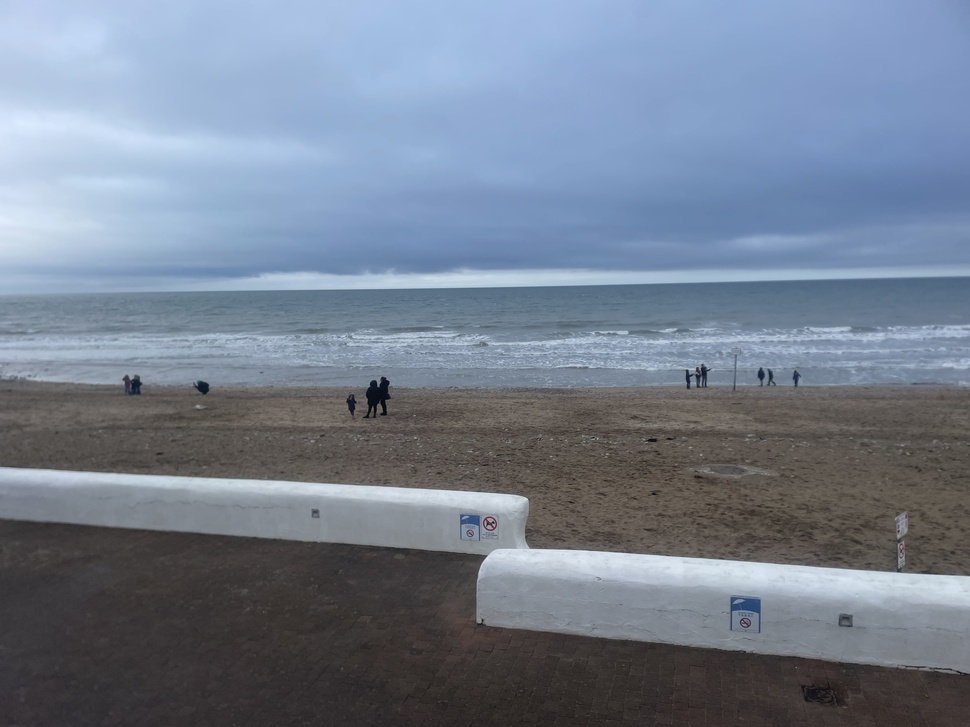
#> input picture test/cv/test.jpg, 970 x 727 px, shrunk from 4032 x 3024 before the run
$ python main.py test.jpg
#> lines starting #> are read from the running program, lines starting #| are printed output that depends on the picture; after the words box and inside, x2 and y2 are one past the last pixel; in counts of white or black regions, pixels touching at a corner belong together
import sys

import cv2
import time


def main():
    time_start = time.time()
    image = cv2.imread(sys.argv[1])
#> image is the input picture: shape (727, 970, 3); mean B, G, R 144.5, 127.9, 116.9
    image = cv2.convertScaleAbs(image, alpha=1.4, beta=0)
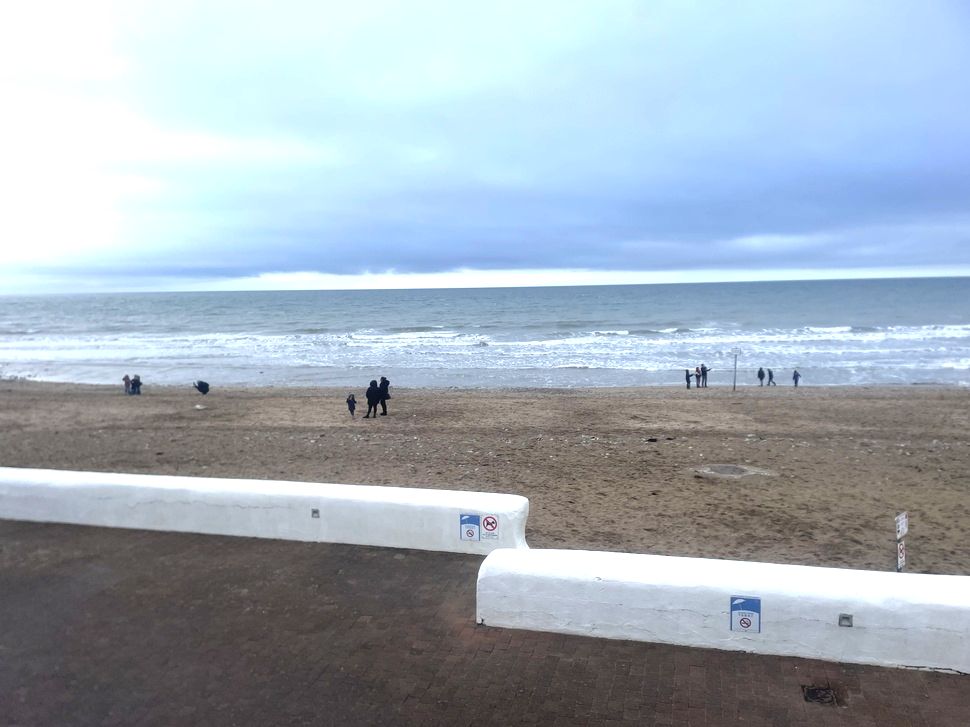
#> image: shape (727, 970, 3); mean B, G, R 186.4, 175, 162.2
    gray = cv2.cvtColor(image, cv2.COLOR_BGR2GRAY)
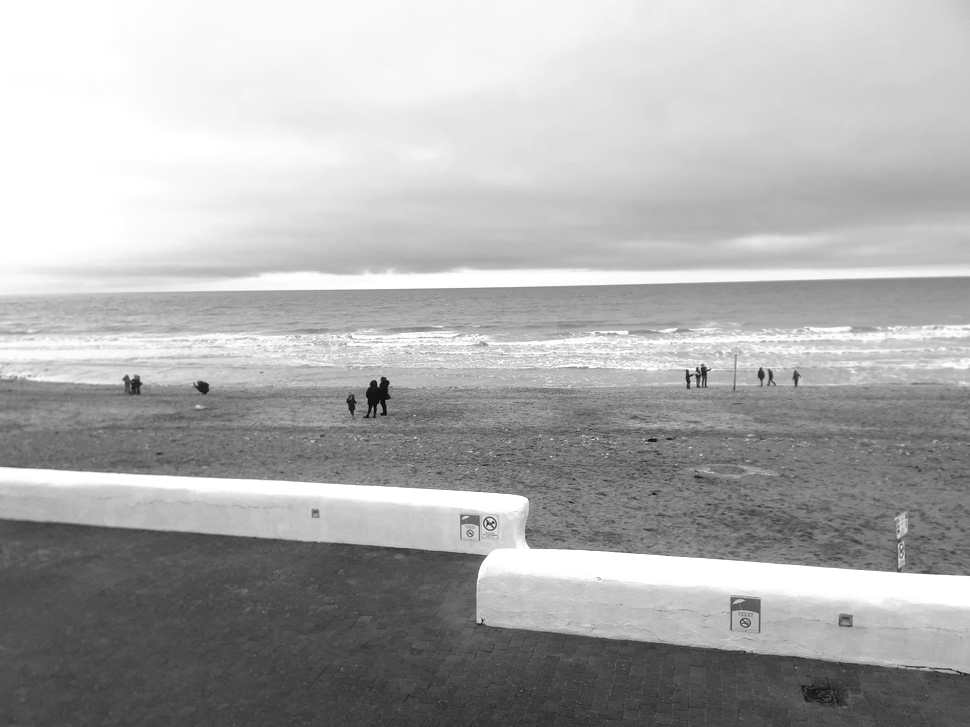
#> gray: shape (727, 970); min 1, max 255, mean 172.5
    _, filter = cv2.threshold(gray, 100, 255, cv2.THRESH_BINARY)
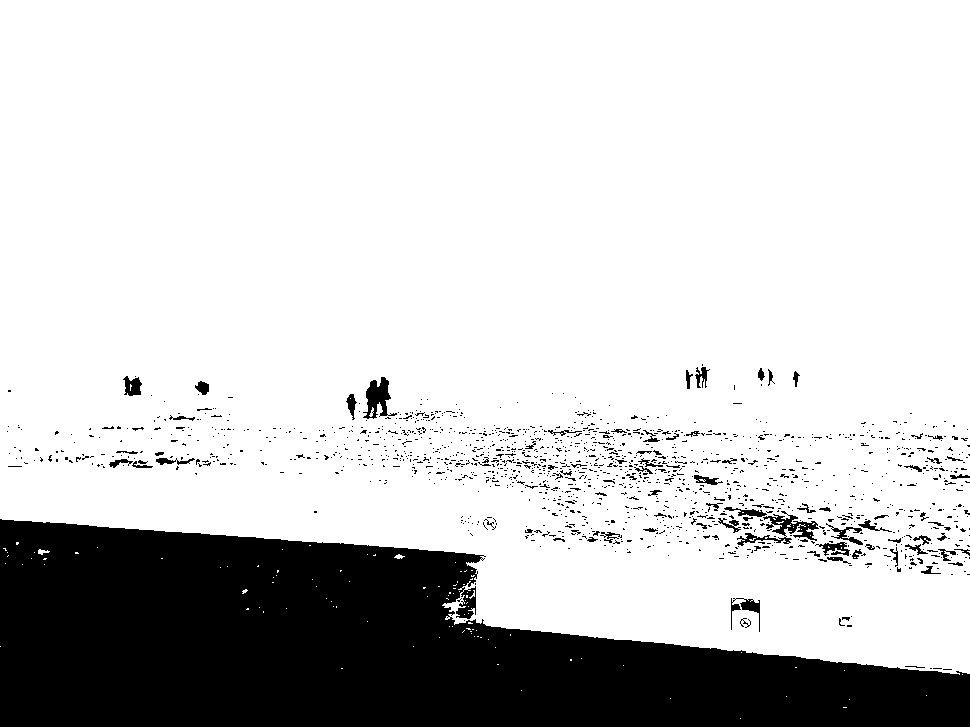
#> filter: shape (727, 970); 80.2% white; 1464 black regions (1375 under 20 px), largest, box (x1, y1, x2, y2) and area: (0, 519, 970, 727) 128043, (737, 511, 819, 546) 846, (363, 377, 397, 419) 680
    filter = cv2.bitwise_not(filter)

    nb_line_max_pixel = 0
    nb_max_pixel = 0
    width_picture = filter.shape[1]
#> width_picture = 970
    height_picture = filter.shape[0]
#> height_picture = 727
    for i in range(height_picture - 50):
        nb_pixel = 0
        for j in range(width_picture):
            if filter[i][j] == 255:
                nb_pixel += 1
        if nb_pixel > nb_max_pixel:
            nb_line_max_pixel = i
            nb_max_pixel = nb_pixel
#> after the loop, nb_line_max_pixel = 675; nb_max_pixel = 970

    cv2.line(
        image,
        (0, nb_line_max_pixel),
        (width_picture, nb_line_max_pixel),
        (0, 255, 0),
        2,
    )
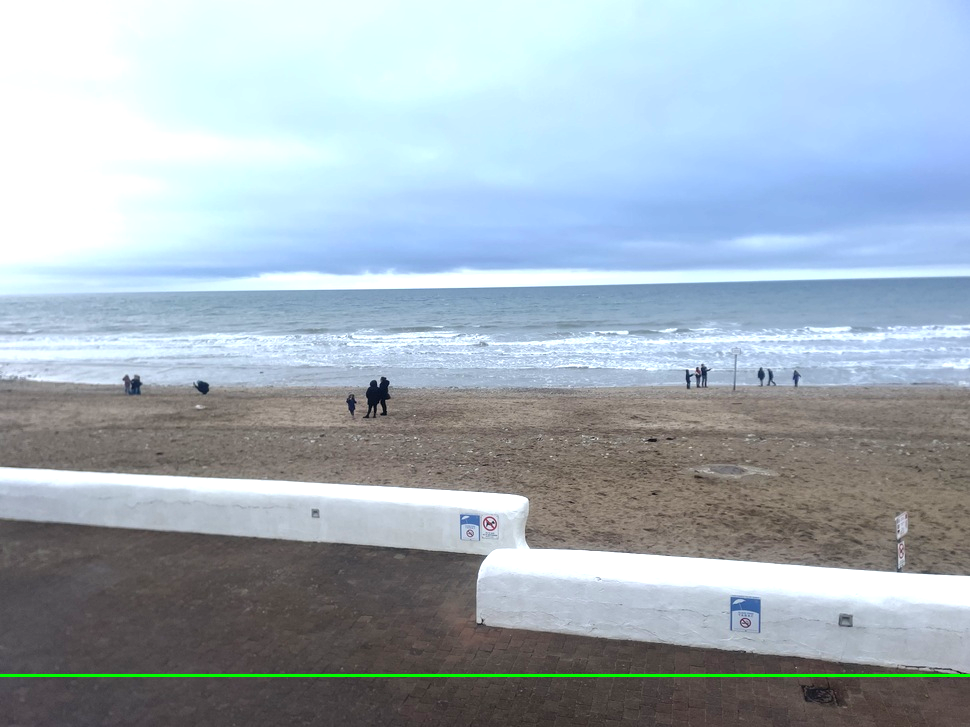
#> image: shape (727, 970, 3); 0.41% of pixels changed, all inside (x1, y1, x2, y2) = (0, 674, 970, 677)

    for i in range(nb_line_max_pixel):
        for j in range(width_picture):
            if filter[i][j] == 255:
                print(f"x: {j} y: {i}")

    print(nb_line_max_pixel)
    print(nb_max_pixel)
    print(time.time() - time_start)

    while True:
        image = cv2.resize(image, (800, 600))
#> image: shape (600, 800, 3)
        filter = cv2.resize(filter, (800, 600))
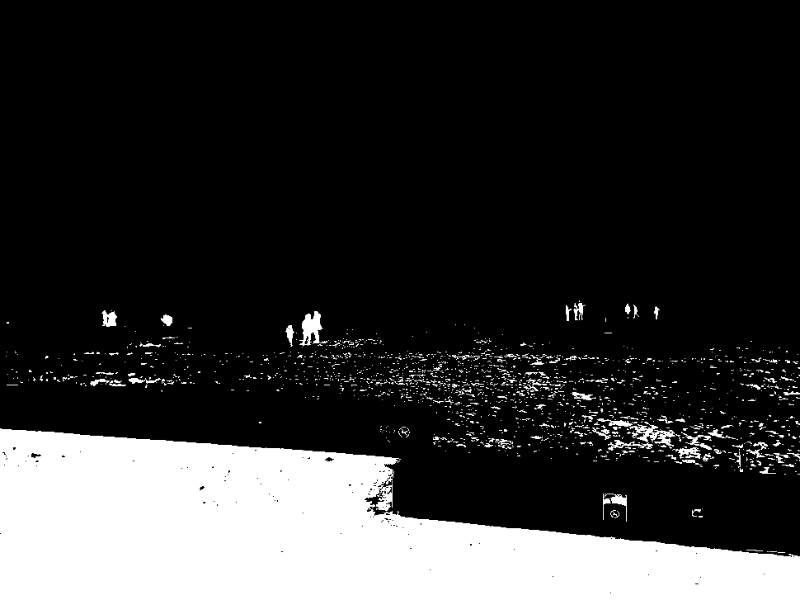
#> filter: shape (600, 800); min 0, max 255, mean 50.5
        cv2.imshow("thresh", filter)
        cv2.imshow("image", image)

        if cv2.waitKey(30) == "q":
#> (key Esc is pressed here)
            break


if __name__ == "__main__":
    main()
